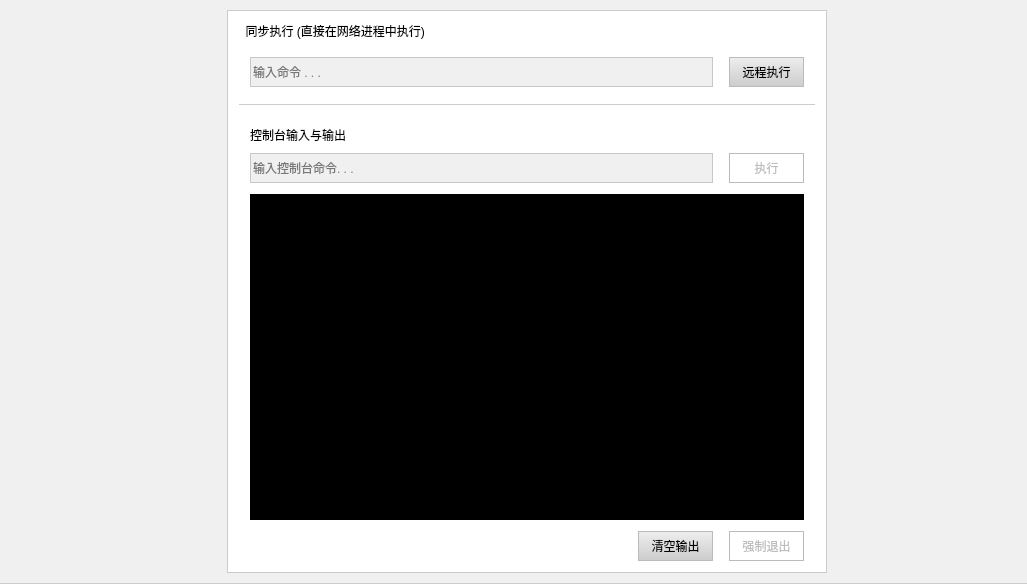
<?xml version="1.0" encoding="UTF-8"?>
<ui version="4.0">
 <class>RemoteCmdDlg</class>
 <widget class="QWidget" name="RemoteCmdDlg">
  <property name="geometry">
   <rect>
    <x>0</x>
    <y>0</y>
    <width>1027</width>
    <height>584</height>
   </rect>
  </property>
  <property name="windowTitle">
   <string>RemoteCmdDlg</string>
  </property>
  <layout class="QVBoxLayout" name="verticalLayout">
   <property name="spacing">
    <number>0</number>
   </property>
   <property name="margin">
    <number>0</number>
   </property>
   <item>
    <widget class="QFrame" name="frame_5">
     <property name="minimumSize">
      <size>
       <width>500</width>
       <height>0</height>
      </size>
     </property>
     <property name="styleSheet">
      <string notr="true">QFrame#frame_5
{
	border-style:solid;
	border-width:0px;
	border-bottom-width:1px;
	border-color:#cccccc;
	background-color:rgb(240,240,240);
}</string>
     </property>
     <property name="frameShape">
      <enum>QFrame::StyledPanel</enum>
     </property>
     <property name="frameShadow">
      <enum>QFrame::Raised</enum>
     </property>
     <layout class="QHBoxLayout" name="horizontalLayout_29">
      <property name="spacing">
       <number>0</number>
      </property>
      <property name="leftMargin">
       <number>0</number>
      </property>
      <property name="topMargin">
       <number>10</number>
      </property>
      <property name="rightMargin">
       <number>0</number>
      </property>
      <property name="bottomMargin">
       <number>10</number>
      </property>
      <item>
       <spacer name="horizontalSpacer_3">
        <property name="orientation">
         <enum>Qt::Horizontal</enum>
        </property>
        <property name="sizeHint" stdset="0">
         <size>
          <width>227</width>
          <height>20</height>
         </size>
        </property>
       </spacer>
      </item>
      <item>
       <widget class="QFrame" name="frameCmd">
        <property name="minimumSize">
         <size>
          <width>600</width>
          <height>0</height>
         </size>
        </property>
        <property name="styleSheet">
         <string notr="true">QFrame#frameCmd
{
	border-style:solid;
	border-color:#cccccc;
	border-width:1px;
	background-color:white;
}

QFrame
{
	font-family:&quot;Microsoft Yahei&quot;;
	border:none;
}</string>
        </property>
        <layout class="QVBoxLayout" name="verticalLayout_23">
         <item>
          <widget class="QLabel" name="label_16">
           <property name="text">
            <string>  同步执行 (直接在网络进程中执行)</string>
           </property>
          </widget>
         </item>
         <item>
          <widget class="QFrame" name="frame_14">
           <property name="minimumSize">
            <size>
             <width>0</width>
             <height>0</height>
            </size>
           </property>
           <property name="maximumSize">
            <size>
             <width>9999</width>
             <height>16777215</height>
            </size>
           </property>
           <layout class="QHBoxLayout" name="horizontalLayout_61">
            <item>
             <widget class="QLineEdit" name="edtWinExec">
              <property name="minimumSize">
               <size>
                <width>0</width>
                <height>30</height>
               </size>
              </property>
              <property name="maximumSize">
               <size>
                <width>16777215</width>
                <height>30</height>
               </size>
              </property>
              <property name="styleSheet">
               <string notr="true">QLineEdit
{
	border:1px solid rgb(200,200,200);
	font-family:&quot;Microsoft Yahei&quot;;
	background-color:rgb(240,240,240);
}</string>
              </property>
              <property name="placeholderText">
               <string>输入命令 . . .</string>
              </property>
             </widget>
            </item>
            <item>
             <spacer name="horizontalSpacer_14">
              <property name="orientation">
               <enum>Qt::Horizontal</enum>
              </property>
              <property name="sizeType">
               <enum>QSizePolicy::Fixed</enum>
              </property>
              <property name="sizeHint" stdset="0">
               <size>
                <width>10</width>
                <height>20</height>
               </size>
              </property>
             </spacer>
            </item>
            <item>
             <widget class="QPushButton" name="btnWinExec">
              <property name="minimumSize">
               <size>
                <width>75</width>
                <height>30</height>
               </size>
              </property>
              <property name="maximumSize">
               <size>
                <width>75</width>
                <height>30</height>
               </size>
              </property>
              <property name="styleSheet">
               <string notr="true">QPushButton
{
	font-family:&quot;Microsoft Yahei&quot;;
	border:1px solid #bbbbbb;
	background-color: qlineargradient(spread:pad, x1:0, y1:0, x2:0, y2:1, stop:0 #eeeeee, stop:1 #cccccc);
}

QPushButton:hover
{
	background-color:#d5d5d5;
}

QPushButton:pressed
{
	background-color: qlineargradient(spread:pad, x1:0, y1:0, x2:0, y2:1, stop:0 #cccccc, stop:1 #eeeeee);
}

QPushButton:disabled
{
	background-color:transparent;
}</string>
              </property>
              <property name="text">
               <string>远程执行</string>
              </property>
             </widget>
            </item>
           </layout>
          </widget>
         </item>
         <item>
          <widget class="QFrame" name="frame_6">
           <property name="minimumSize">
            <size>
             <width>0</width>
             <height>1</height>
            </size>
           </property>
           <property name="maximumSize">
            <size>
             <width>16777215</width>
             <height>1</height>
            </size>
           </property>
           <property name="styleSheet">
            <string notr="true">QFrame
{
	background-color:#cccccc;
}</string>
           </property>
           <property name="frameShape">
            <enum>QFrame::NoFrame</enum>
           </property>
           <property name="frameShadow">
            <enum>QFrame::Raised</enum>
           </property>
          </widget>
         </item>
         <item>
          <widget class="QFrame" name="frame_15">
           <property name="minimumSize">
            <size>
             <width>0</width>
             <height>0</height>
            </size>
           </property>
           <property name="maximumSize">
            <size>
             <width>9999</width>
             <height>16777215</height>
            </size>
           </property>
           <property name="styleSheet">
            <string notr="true"/>
           </property>
           <layout class="QVBoxLayout" name="verticalLayout_31">
            <property name="bottomMargin">
             <number>0</number>
            </property>
            <item>
             <widget class="QFrame" name="frame_8">
              <property name="frameShape">
               <enum>QFrame::StyledPanel</enum>
              </property>
              <property name="frameShadow">
               <enum>QFrame::Raised</enum>
              </property>
              <layout class="QHBoxLayout" name="horizontalLayout_30">
               <property name="spacing">
                <number>0</number>
               </property>
               <property name="margin">
                <number>0</number>
               </property>
               <item>
                <widget class="QLabel" name="lbConsoleCaption">
                 <property name="minimumSize">
                  <size>
                   <width>200</width>
                   <height>25</height>
                  </size>
                 </property>
                 <property name="maximumSize">
                  <size>
                   <width>200</width>
                   <height>16777215</height>
                  </size>
                 </property>
                 <property name="text">
                  <string>控制台输入与输出</string>
                 </property>
                </widget>
               </item>
               <item>
                <widget class="QLabel" name="lbCurrentProcess">
                 <property name="minimumSize">
                  <size>
                   <width>0</width>
                   <height>25</height>
                  </size>
                 </property>
                 <property name="maximumSize">
                  <size>
                   <width>16777215</width>
                   <height>25</height>
                  </size>
                 </property>
                 <property name="text">
                  <string/>
                 </property>
                </widget>
               </item>
              </layout>
             </widget>
            </item>
            <item>
             <widget class="QFrame" name="frameExecute">
              <layout class="QHBoxLayout" name="horizontalLayout_66">
               <property name="spacing">
                <number>6</number>
               </property>
               <property name="margin">
                <number>0</number>
               </property>
               <item>
                <widget class="QLineEdit" name="edtConsoleInput">
                 <property name="minimumSize">
                  <size>
                   <width>0</width>
                   <height>30</height>
                  </size>
                 </property>
                 <property name="maximumSize">
                  <size>
                   <width>16777215</width>
                   <height>30</height>
                  </size>
                 </property>
                 <property name="styleSheet">
                  <string notr="true">QLineEdit
{
	border:1px solid rgb(200,200,200);
	font-family:&quot;Microsoft Yahei&quot;;
	background-color:rgb(240,240,240);
}</string>
                 </property>
                 <property name="text">
                  <string/>
                 </property>
                 <property name="placeholderText">
                  <string>输入控制台命令. . . </string>
                 </property>
                </widget>
               </item>
               <item>
                <spacer name="horizontalSpacer_16">
                 <property name="orientation">
                  <enum>Qt::Horizontal</enum>
                 </property>
                 <property name="sizeType">
                  <enum>QSizePolicy::Fixed</enum>
                 </property>
                 <property name="sizeHint" stdset="0">
                  <size>
                   <width>10</width>
                   <height>20</height>
                  </size>
                 </property>
                </spacer>
               </item>
               <item>
                <widget class="QPushButton" name="btnExecuteConsoleCmd">
                 <property name="enabled">
                  <bool>false</bool>
                 </property>
                 <property name="minimumSize">
                  <size>
                   <width>75</width>
                   <height>30</height>
                  </size>
                 </property>
                 <property name="maximumSize">
                  <size>
                   <width>75</width>
                   <height>30</height>
                  </size>
                 </property>
                 <property name="styleSheet">
                  <string notr="true">QPushButton
{
	font-family:&quot;Microsoft Yahei&quot;;
	border:1px solid #bbbbbb;
	background-color: qlineargradient(spread:pad, x1:0, y1:0, x2:0, y2:1, stop:0 #eeeeee, stop:1 #cccccc);
}

QPushButton:hover
{
	background-color:#d5d5d5;
}

QPushButton:pressed
{
	background-color: qlineargradient(spread:pad, x1:0, y1:0, x2:0, y2:1, stop:0 #cccccc, stop:1 #eeeeee);
}

QPushButton:disabled
{
	background-color:transparent;
}</string>
                 </property>
                 <property name="text">
                  <string>执行</string>
                 </property>
                </widget>
               </item>
              </layout>
             </widget>
            </item>
            <item>
             <spacer name="verticalSpacer_3">
              <property name="orientation">
               <enum>Qt::Vertical</enum>
              </property>
              <property name="sizeType">
               <enum>QSizePolicy::Fixed</enum>
              </property>
              <property name="sizeHint" stdset="0">
               <size>
                <width>40</width>
                <height>5</height>
               </size>
              </property>
             </spacer>
            </item>
            <item>
             <layout class="QHBoxLayout" name="horizontalLayout_63">
              <item>
               <widget class="QTextEdit" name="edtConsoleOutput">
                <property name="styleSheet">
                 <string notr="true"> QTextEdit#edtConsoleOutput
{
	background-color:black;
	color:white;
	font: 11pt &quot;宋体&quot;;
}
QScrollBar:vertical {
     border-width:0px;
     background;transparent;
     width: 10px;
 }
 QScrollBar::handle:vertical {
     background-color: #555555;
     min-height: 100px;
 }
 QScrollBar::handle:vertical:hover {
     background-color: #666666;
     min-heiht: 100px;
 }
 QScrollBar::add-line:vertical {
	border:none;
	background-color:transparent;
 }
 QScrollBar::sub-line:vertical {
	border:none;
	background-color:transparent;
 }</string>
                </property>
                <property name="readOnly">
                 <bool>true</bool>
                </property>
                <property name="html">
                 <string>&lt;!DOCTYPE HTML PUBLIC &quot;-//W3C//DTD HTML 4.0//EN&quot; &quot;http://www.w3.org/TR/REC-html40/strict.dtd&quot;&gt;
&lt;html&gt;&lt;head&gt;&lt;meta name=&quot;qrichtext&quot; content=&quot;1&quot; /&gt;&lt;style type=&quot;text/css&quot;&gt;
p, li { white-space: pre-wrap; }
&lt;/style&gt;&lt;/head&gt;&lt;body style=&quot; font-family:'宋体'; font-size:11pt; font-weight:400; font-style:normal;&quot;&gt;
&lt;p style=&quot;-qt-paragraph-type:empty; margin-top:0px; margin-bottom:0px; margin-left:0px; margin-right:0px; -qt-block-indent:0; text-indent:0px; font-size:13pt;&quot;&gt;&lt;br /&gt;&lt;/p&gt;&lt;/body&gt;&lt;/html&gt;</string>
                </property>
                <property name="acceptRichText">
                 <bool>false</bool>
                </property>
               </widget>
              </item>
             </layout>
            </item>
            <item>
             <spacer name="verticalSpacer_4">
              <property name="orientation">
               <enum>Qt::Vertical</enum>
              </property>
              <property name="sizeType">
               <enum>QSizePolicy::Fixed</enum>
              </property>
              <property name="sizeHint" stdset="0">
               <size>
                <width>20</width>
                <height>5</height>
               </size>
              </property>
             </spacer>
            </item>
            <item>
             <layout class="QHBoxLayout" name="horizontalLayout_62">
              <item>
               <spacer name="horizontalSpacer_17">
                <property name="orientation">
                 <enum>Qt::Horizontal</enum>
                </property>
                <property name="sizeHint" stdset="0">
                 <size>
                  <width>40</width>
                  <height>20</height>
                 </size>
                </property>
               </spacer>
              </item>
              <item>
               <widget class="QPushButton" name="btnClearConsoleOutput">
                <property name="minimumSize">
                 <size>
                  <width>75</width>
                  <height>30</height>
                 </size>
                </property>
                <property name="maximumSize">
                 <size>
                  <width>75</width>
                  <height>30</height>
                 </size>
                </property>
                <property name="styleSheet">
                 <string notr="true">QPushButton
{
	font-family:&quot;Microsoft Yahei&quot;;
	border:1px solid #bbbbbb;
	background-color: qlineargradient(spread:pad, x1:0, y1:0, x2:0, y2:1, stop:0 #eeeeee, stop:1 #cccccc);
}

QPushButton:hover
{
	background-color:#d5d5d5;
}

QPushButton:pressed
{
	background-color: qlineargradient(spread:pad, x1:0, y1:0, x2:0, y2:1, stop:0 #cccccc, stop:1 #eeeeee);
}

QPushButton:disabled
{
	background-color:transparent;
}</string>
                </property>
                <property name="text">
                 <string>清空输出</string>
                </property>
               </widget>
              </item>
              <item>
               <spacer name="horizontalSpacer_15">
                <property name="orientation">
                 <enum>Qt::Horizontal</enum>
                </property>
                <property name="sizeType">
                 <enum>QSizePolicy::Fixed</enum>
                </property>
                <property name="sizeHint" stdset="0">
                 <size>
                  <width>10</width>
                  <height>20</height>
                 </size>
                </property>
               </spacer>
              </item>
              <item>
               <widget class="QPushButton" name="btnExitProgress">
                <property name="enabled">
                 <bool>false</bool>
                </property>
                <property name="minimumSize">
                 <size>
                  <width>75</width>
                  <height>30</height>
                 </size>
                </property>
                <property name="maximumSize">
                 <size>
                  <width>75</width>
                  <height>30</height>
                 </size>
                </property>
                <property name="styleSheet">
                 <string notr="true">QPushButton
{
	font-family:&quot;Microsoft Yahei&quot;;
	border:1px solid #bbbbbb;
	background-color: qlineargradient(spread:pad, x1:0, y1:0, x2:0, y2:1, stop:0 #eeeeee, stop:1 #cccccc);
}

QPushButton:hover
{
	background-color:#d5d5d5;
}

QPushButton:pressed
{
	background-color: qlineargradient(spread:pad, x1:0, y1:0, x2:0, y2:1, stop:0 #cccccc, stop:1 #eeeeee);
}

QPushButton:disabled
{
	background-color:transparent;
}</string>
                </property>
                <property name="text">
                 <string>强制退出</string>
                </property>
               </widget>
              </item>
             </layout>
            </item>
           </layout>
          </widget>
         </item>
        </layout>
       </widget>
      </item>
      <item>
       <spacer name="horizontalSpacer_13">
        <property name="orientation">
         <enum>Qt::Horizontal</enum>
        </property>
        <property name="sizeHint" stdset="0">
         <size>
          <width>40</width>
          <height>20</height>
         </size>
        </property>
       </spacer>
      </item>
     </layout>
    </widget>
   </item>
  </layout>
 </widget>
 <layoutdefault spacing="6" margin="11"/>
 <resources/>
 <connections/>
</ui>
